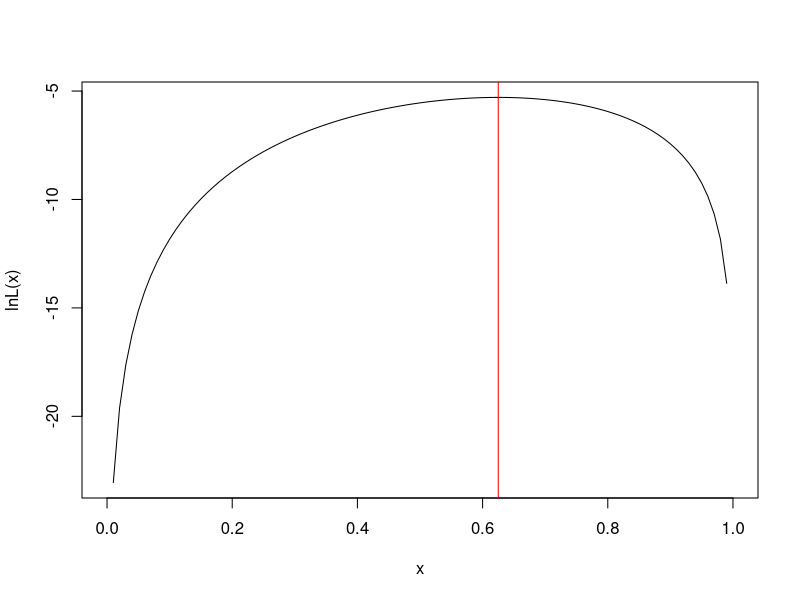
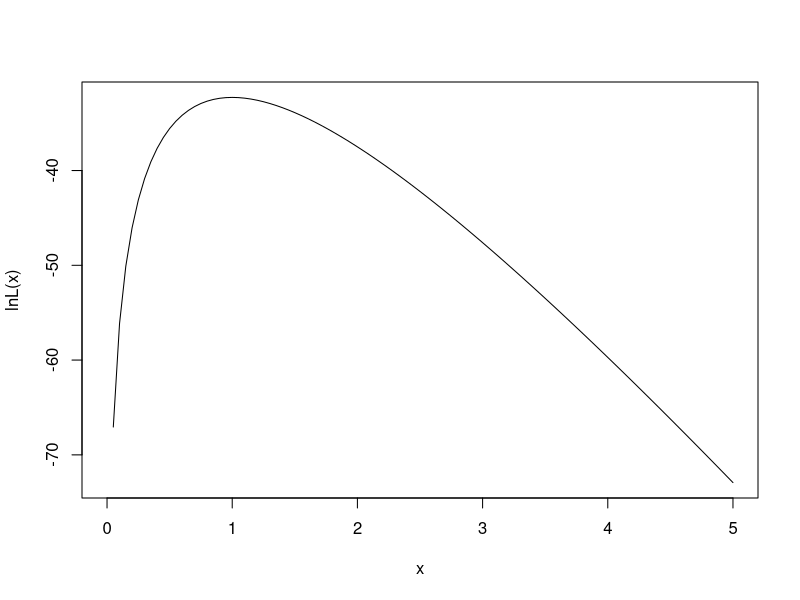
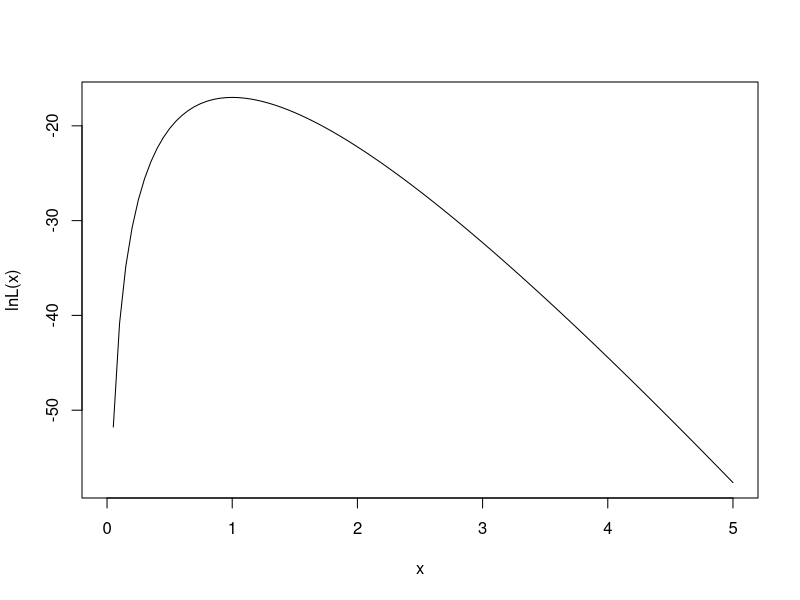

The R source for these figures, in order: (Note: this script raises an error after producing the figures.)
# Zadanie 1

#Logarytmujemy funkcje wiarygodnosci

lnL = function(p) {
  ll = 5*log(p)+3*log(1-p)
  return(ll)
}
curve(lnL(x), from=0, to=1)

abline(v=5/8, col="red")


install.packages("maxLik")
library("maxLik")

wynik = maxNR(fn=lnL, start=0.5)
summary(wynik)
 
#Gradient pochodna funkcji log wiarygodnosci
#Hessian druga pochodna funkcji log wiarygodnosci

gradient = function(p){
  gr = 5/p-3/(1-p)
  return(gr)
}

hessian = function(p){
  h = -5/p^2-3/(1-p)^2
  return(h)
}


wynik = maxNR(fn=lnL, grad=gradient, hess=hessian, start=0.5)

summary(wynik)

#Zadanie2

x = c(3,4,3,7)

lnL = function(lambda){
  ll = sum(x)*log(lambda)-lambda*sum(x)-sum(log(factorial(x)))
  return(ll)
}

curve(lnL(x), from=0, to=5)

gradient = function(lambda){
  gr = sum(x)/lambda-sum(x)
  return(gr)
}

hessian = function(lambda) {
  h = -sum(x)/lambda^2
  return(h)
}

wynik = maxNR(fn=lnL, grad=gradient, hess=hessian, start=0.5)
summary(wynik)

#dodatkowo bez stalej
lnL = function(lambda){
  ll = sum(x)*log(lambda)-lambda*sum(x)
  return(ll)
}

curve(lnL(x), from=0, to=5)

#Zadanie5

x = c(1,2,2,3,4)
lnL = function(theta){
  ll=-N*log(pi)-sum(log(1+(x-theta)^2))
  return(ll)
}

wynik = maxNR(fn=lnL, start=0)
summary(wynik)
curve(lnL(x), from=0, to=10)
# wektor x jest mniejszy niz wektor theta

theta_vector = seq(from=0, to=4, by=0.01)
lnL = 0
for(i in 1:length(x)) {
  lnL = lnL + (-log(pi)-log(1+(x[i]-theta_vector)^2))
}

plot(theta_vector, lnL, type="l")

#Zadanie6
x = c(51,115,150,190,217,228,350)
N = length(x)

lnL = function(lambda){ 
  ll= N *log(lambda)-lambda*sum(x)
  return(ll)
}

gradient = function(lambda){
  gr = N/lambda-sum(x)
  return(gr)
}

hessian = function(lambda){
  h = -N/lambda^2
  return(h)
}

wynik = maxNR(fn=lnL, grad=gradient, hess = hessian, start=1)
summary(wynik)

curve(lnL(x), from=0, to=0.01)
abline(v=wynik$estimate, col="blue")
